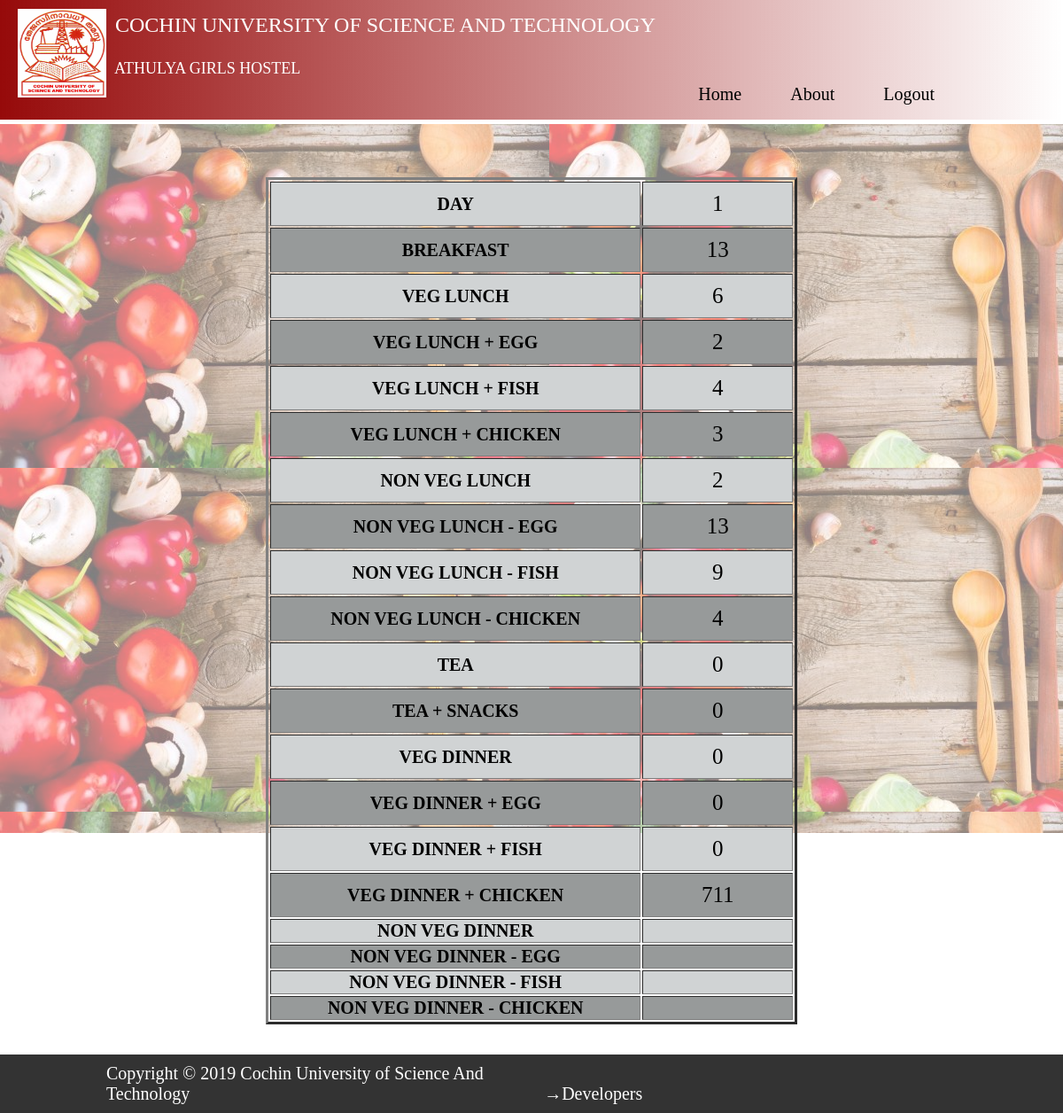
/viewdishes.php, run on the app's committed database.
### tables this page shows
CREATE TABLE `countfinal` (
  `SR_NO` int(11) NOT NULL,
  `BREAKFAST` int(11) NOT NULL,
  `LUNCH_VEG` int(5) NOT NULL,
  `LUNCH_NONVEG` int(5) NOT NULL,
  `LUNCH_EGG` int(5) NOT NULL,
  `LUNCH_FISH` int(5) NOT NULL,
  `LUNCH_CHICKEN` int(5) NOT NULL,
  `TEA` int(5) NOT NULL,
  `SNACKS` int(5) NOT NULL,
  `TEA_SNACKS` int(5) NOT NULL,
  `DINNER_VEG` int(5) NOT NULL,
  `DINNER_NONVEG` int(5) NOT NULL,
  `DINNER_EGG` int(5) NOT NULL,
  `DINNER_FISH` int(5) NOT NULL,
  `DINNER_CHICKEN` int(5) NOT NULL,
  `AMOUNT` int(10) NOT NULL
);

### viewdishes.php (the view, shortened to what this page needs)
<!doctype html>
<html lang="en">
<link rel="stylesheet" href="viewdishes.css">
<body>
  <div class="background"></div>
  </html>
  <?php
  include "header.php";
      $query = "select * from countfinal";
      $sql = mysql_query($query);
      if((mysql_num_rows($sql)==0))
      {
        echo"<h2>No data Found</h2>";
      }
      else {
      while($row= mysql_fetch_array($sql))
      {
        echo"<table border='3'>";
        echo "<tr bgcolor='#D0D3D4'><th>DAY<td>".$row[0]."</td></th></tr>";
        echo "<tr bgcolor='#979A9A' ><th>BREAKFAST<td>".$row[1]."</td></th></tr>";
        echo "<tr bgcolor='#D0D3D4'><th>VEG LUNCH<td>".$row[2]."</td></th></tr>";
        echo "<tr bgcolor='#979A9A'><th>VEG LUNCH + EGG<td>".$row[3]."</td></th></tr>";
        echo "<tr bgcolor='#D0D3D4'><th>VEG LUNCH + FISH<td>".$row[4]."</td></th></tr>";
        echo "<tr bgcolor='#979A9A'><th>VEG LUNCH + CHICKEN<td>".$row[5]."</td></th></tr>";
        echo "<tr bgcolor='#D0D3D4'><th>NON VEG LUNCH<td>".$row[6]."</td></th></tr>";
        echo "<tr bgcolor='#979A9A'><th>NON VEG LUNCH - EGG<td>".$row[7]."</td></th></tr>";
        echo "<tr bgcolor='#D0D3D4'><th>NON VEG LUNCH - FISH<td>".$row[8]."</td></th></tr>";
        echo "<tr bgcolor='#979A9A'><th>NON VEG LUNCH - CHICKEN<td>".$row[9]."</td></th></tr>";
        echo "<tr bgcolor='#D0D3D4'><th>TEA<td>".$row[10]."</td></th></tr>";
        echo "<tr bgcolor='#979A9A'><th>TEA + SNACKS<td>".$row[11]."</td></th></tr>";
        echo "<tr bgcolor='#D0D3D4'><th>VEG DINNER<td>".$row[12]."</td></th></tr>";
        echo "<tr bgcolor='#979A9A'><th>VEG DINNER + EGG<td>".$row[13]."</td></th></tr>";
        echo "<tr bgcolor='#D0D3D4'><th>VEG DINNER + FISH<td>".$row[14]."</td></th></tr>";
        echo "<tr bgcolor='#979A9A'><th>VEG DINNER + CHICKEN<td>".$row[15]."</td></th></tr>";
        echo "<tr bgcolor='#D0D3D4'><th>NON VEG DINNER<td>".$row[16]."</td></th></tr>";
        echo "<tr bgcolor='#979A9A'><th>NON VEG DINNER - EGG<td>".$row[17]."</td></th></tr>";
        echo "<tr bgcolor='#D0D3D4'><th>NON VEG DINNER - FISH<td>".$row[18]."</td></th></tr>";
        echo "<tr bgcolor='#979A9A'><th>NON VEG DINNER - CHICKEN<td>".$row[19]."</td></th></tr>";
      }
      echo "</table>";
    }
?>

### viewdishes.css (style rules this page uses)
* { margin:0px; }
.background { background:url(bg.jpg); position: fixed; z-index: -1; opacity: .5; width: 100%; height: 800px; }
table { text-align: center; align-self: center; margin-left: 25%; margin-top: 5%; margin-bottom: 5%; width: 50%; }
td { padding-left: 40px; padding-right: 40px; padding-top: 10px; padding-bottom: 10px; font-size: 25px; font-style: bold; }
th { font-size: 20px; font-style: bold; }

### header.php (style rules this page uses)
body { padding-top: 140px; padding-bottom: 40px; }

### data on the page
countfinal: SR_NO "1", BREAKFAST "13", LUNCH_VEG "6", LUNCH_NONVEG "2", LUNCH_EGG "4", LUNCH_FISH "3", LUNCH_CHICKEN "2", TEA "13", SNACKS "9", TEA_SNACKS "4", DINNER_VEG "0", DINNER_NONVEG "0", DINNER_EGG "0", DINNER_FISH "0", DINNER_CHICKEN "0", AMOUNT "711"
